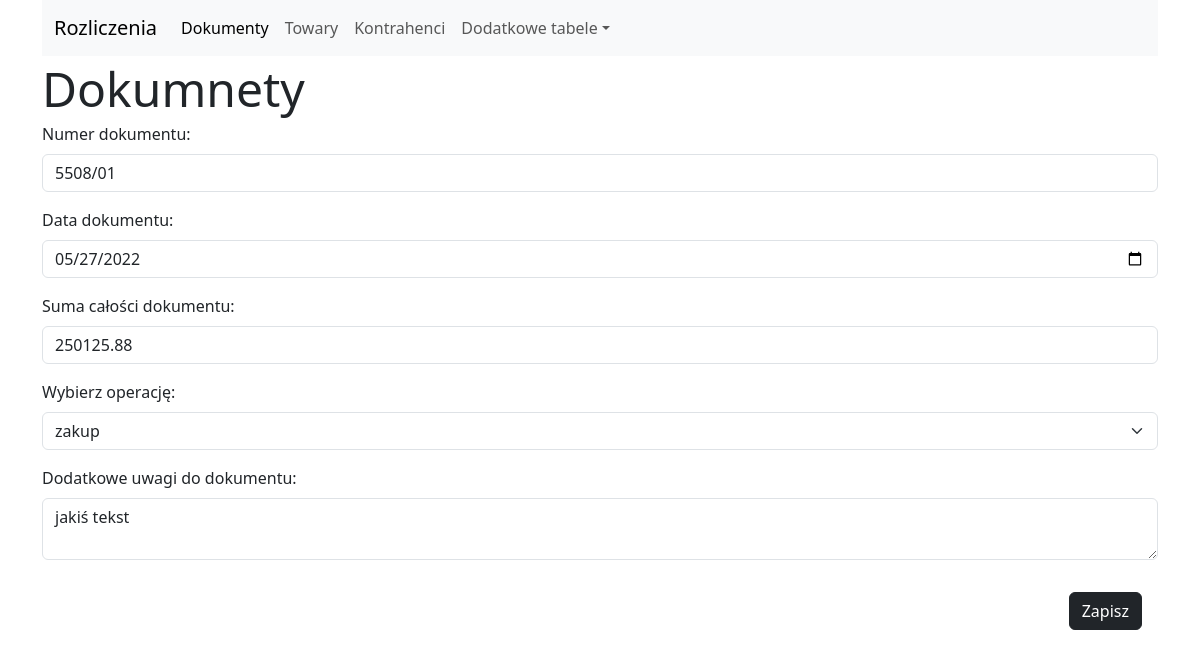
Page /documents/edit/1 on the committed database.
### tables this page shows
CREATE TABLE documents (
	id INTEGER NOT NULL, 
	document_title VARCHAR(50) NOT NULL, 
	date DATE NOT NULL, 
	document_sum NUMERIC NOT NULL, 
	operation_id INTEGER, 
	description VARCHAR, 
	PRIMARY KEY (id), 
	FOREIGN KEY(operation_id) REFERENCES operations (id)
);

### blueprints/documents_bp.py (the view)
@documents_blueprint.route('/documents/edit/<item_id>')
def edit_document(item_id):
    id_elem = None
    form = DocumentsForm()
    if request.method == 'POST':
        id_elem = request.form.to_dict().get('element_id')
        if form.validate():
            db.edit_document(int(id_elem), {'document_title': form.document_title.data,
                                            'date': form.date.data,
                                            'operation_id': form.operation_id.data,
                                            'document_sum': form.document_sum.data,
                                            'description': form.description.data})
            return redirect('/documents/list')
    else:
        if item_id:
            element_to_edit = db.get_document(int(item_id))
            form.document_title.data = element_to_edit.document_title
            form.date.data = element_to_edit.date
            form.operation_id.data = element_to_edit.operation_id
            form.document_sum.data = element_to_edit.document_sum
            form.description.data = element_to_edit.description
            id_elem = element_to_edit.id
    return render_template('custom_forms/documents.html', form=form, page_state='edit', element_id=id_elem,
                           settings=settings)

### forms/documents_form.py
class DocumentsForm(FlaskForm):
    document_title = StringField('Numer dokumentu:', [
        validators.InputRequired(message='Musisz wypełnić to pole'),
        validators.Length(max=50, message='Pole może zawierać jedynie {} znaków!'.format(50))])
    date = DateField('Data dokumentu:', [
        validators.InputRequired(message='Musisz wypełnić to pole')], format='%Y-%m-%d')
    document_sum = DecimalField('Suma całości dokumentu:')
    operation_id = SelectField('Wybierz operację:', choices=db.get_operations_list())
    description = TextAreaField('Dodatkowe uwagi do dokumentu:')

### db_cms/db_cms_core.py (called while the page is built)
    def __get_element(self, table, element_id):
        elem = select([table]).where(table.c.id == element_id)
        with self.__engine__.connect() as conn:
            return conn.execute(elem).fetchone()

    def get_document(self, element_id):
        return self.__get_element(self.documents, element_id)

### templates/custom_forms/documents.html (shortened to what this page needs)
{% extends "custom_forms/custom_base.html" %}
{% from 'bootstrap5/form.html' import render_field %}
{% block form_content %}
{% if form: %}
{% if page_state == 'edit': %}
<form novalidate method="post" action="{{'/documents/edit/'~element_id}}">
    {% elif page_state == 'new': %}
    <form novalidate method="post" action="/documents/new">
        {% endif %}
        {{ render_field(form.document_title)}}
        {{ render_field(form.date)}}
        {{ render_field(form.document_sum)}}
        {{ render_field(form.operation_id)}}
        {{ render_field(form.description)}}
        <div class="d-flex p-3 flex-row-reverse">
            <input type="submit" class="btn btn-dark" value="Zapisz">
        </div>
    </form>
{% endif %}
{% endblock %}

### rows in the picture
documents: document_title "5508/01", date "05/27/2022", document_sum "250125.88", operation_id "zakup", description "jakiś tekst"

### other values in the picture
{{ settings['title'] }} "Dokumnety"
